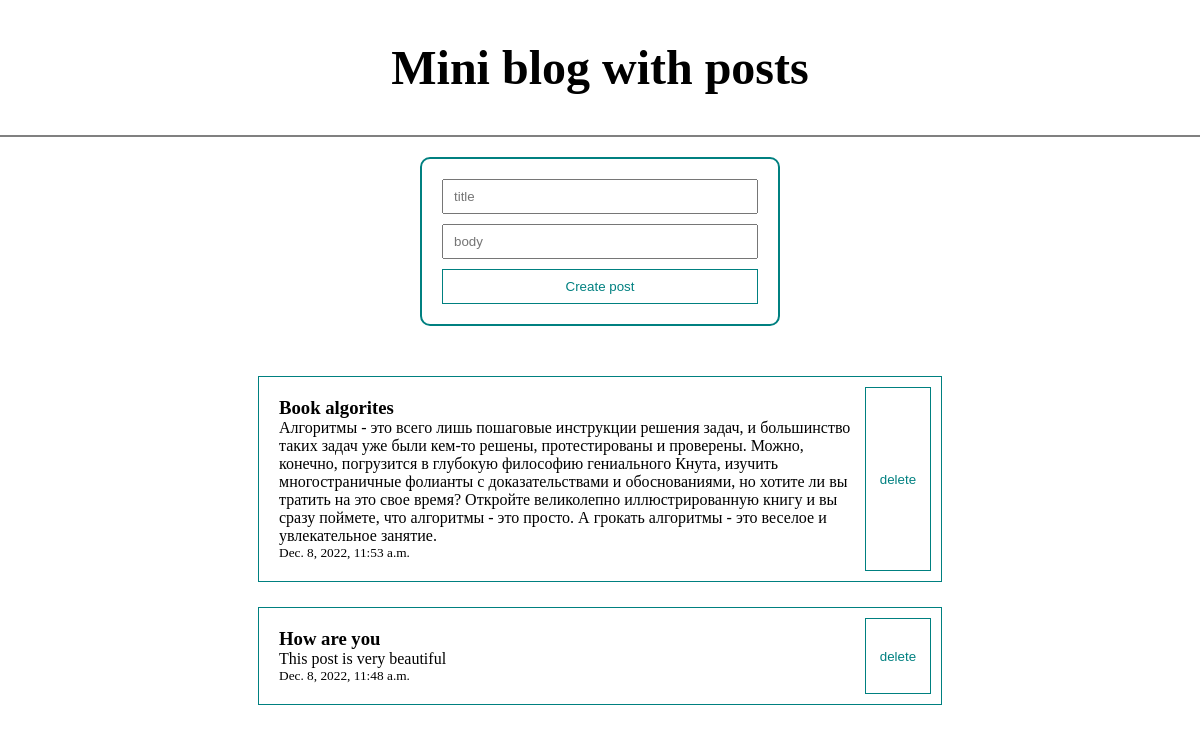
The page / on the database its author committed.
### posts/models.py (models this page shows)
class Posts(models.Model):
    title = models.CharField(max_length=50)
    body = models.CharField(max_length=500)
    active = models.BooleanField(default=True)
    created_at = models.DateTimeField(default=datetime.now, blank=True)

### posts/views.py (the view)
# urls.py: path('', views.index, name='index')
def index(req):
    posts = Posts.objects.all()
    context = {
        'posts': posts
    }
    return render(req, 'index.html', context)

### templates/index.html (shortened to what this page needs)
{% load static %}
<html lang="en">
<head>
    <link rel="stylesheet" href="{% static '/css/style.css' %}">
</head>
<body>
    <header>
        <h2>Mini blog with posts</h2>
    </header>
    <div class="create-post">
        <form action="" method="">
            <input type="text" placeholder="title" name="titile">
            <input type="text" placeholder="body" name="body">
            <button>Create post</button>
        </form>
    </div>
    <div class="posts">
        {% if posts %}
            {% for post in posts reversed %}
                <div class="post" id="{{ post.id }}">
                    <div class="info">
                        <h3 class="namePost">{{ post.title }}</h3>
                        <p>{{ post.body }}</p>
                        <small>{{ post.created_at }}</small>
                    </div>
                    <div class="action">
                        <button class="deletePost">delete</button>
                    </div>
                </div>
            {% endfor %}
        {% else %}
            <div class="notPosts">
                <h3>Posts not found</h3>
            </div>
        {% endif %}
    </div>
</body>
</html>

### static/css/style.css (style rules this page uses)
* { margin: 0; padding: 0; box-sizing: border-box; }
header { padding: 40px; display: flex; justify-content: center; align-items: center; font-size: 24pt; border-bottom: 2px solid grey; }
div.create-post { display: flex; justify-content: center; }
form { width: 30%; margin: 20px; border: 2px solid teal; padding: 20px; border-radius: 10px; }
form > input { width: 100%; height: 35px; padding-left: 10px; margin-bottom: 10px; }
form > button { width: 100%; height: 35px; background-color: #fff; border: 1px solid teal; color: teal; cursor: pointer; transition: .5s; }
div.posts { padding: 30px; display: flex; justify-content: center; flex-wrap: wrap; margin-bottom: 20px; }
div.post { width: 60%; padding: 10px; border: 1px solid teal; display: flex; justify-content: space-between; margin-bottom: 25px; }
div.info { width: 90%; padding: 10px; }
div.action { width: 10%; display: flex; justify-content: center; }
div.action > button { width: 100%; background-color: #fff; border: 1px solid teal; color: teal; transition: .5s; cursor: pointer; }

### rows shown on the page
Posts: title "Book algorites", body "Алгоритмы - это всего лишь пошаговые инструкции решения задач, и большинство таких задач уже были кем-то решены, протестированы и проверены. Можно, конечно, погрузится в глубокую философию гениального Кнута, изучить многостраничные фолианты с доказательствами и обоснованиями, но хотите ли вы тратить на это свое время? Откройте великолепно иллюстрированную книгу и вы сразу поймете, что алгоритмы - это просто. А грокать алгоритмы - это веселое и увлекательное занятие.", created_at "Dec. 8, 2022, 11:53 a.m."
Posts: title "How are you", body "This post is very beautiful", created_at "Dec. 8, 2022, 11:48 a.m."
